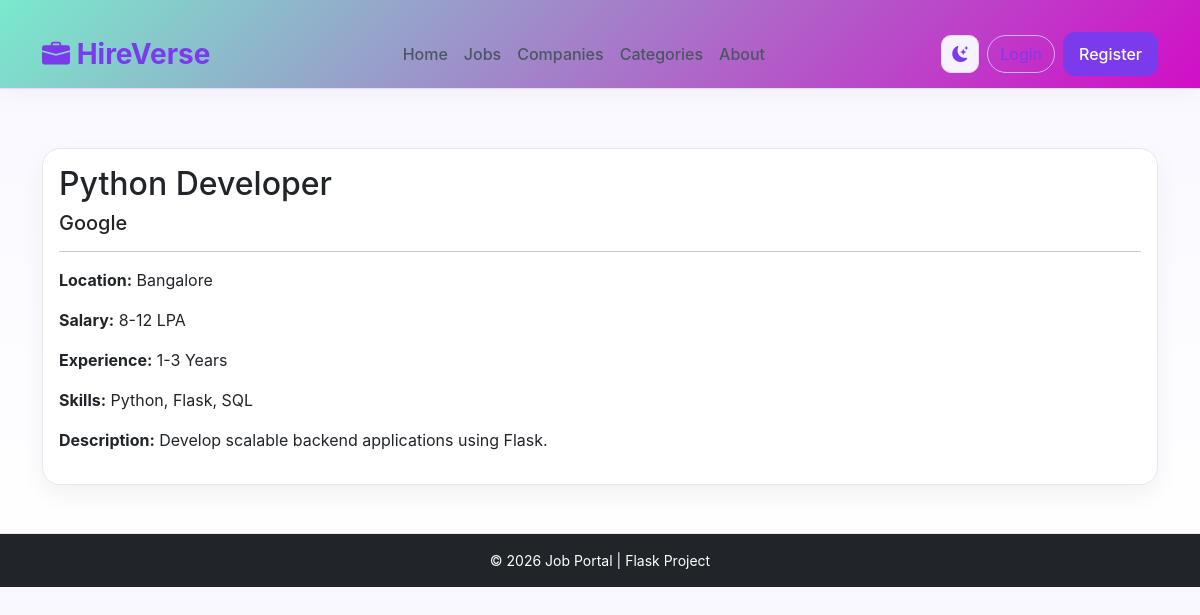
Screenshot of /jobs/1 with the database file from the repository.
### models.py (models this page shows)
class Job(db.Model):
    __tablename__ = "jobs"
    id = db.Column(
        db.Integer,
        primary_key=True
    )
    company_name = db.Column(
        db.String(100)
    )
    title = db.Column(
        db.String(100)
    )
    location = db.Column(
        db.String(100)
    )
    experience = db.Column(
        db.String(50)
    )
    salary = db.Column(
        db.String(50)
    )
    skills = db.Column(
        db.Text
    )
    description = db.Column(
        db.Text
    )
    status = db.Column(
        db.String(20),
        default="Active"
    )
    posted_date = db.Column(
        db.DateTime,
        default=datetime.utcnow
    )
    employer_id = db.Column(
        db.Integer,
        db.ForeignKey("users.id")
    )

### jobs/routes.py (the view)
@jobs_bp.route("/<int:id>")
def job_details(id):
    job = Job.query.get_or_404(id)
    return render_template(
        "jobs/job_details.html",
        job=job
    )

### templates/jobs/job_details.html (shortened to what this page needs)
{% extends 'base.html' %}
{% block content %}
<div class="card shadow">
<div class="card-body">
    <h2>
        {{ job.title }}
    </h2>
    <h5>
        {{ job.company_name }}
    </h5>
    <hr>
    <p>
        <strong>Location:</strong>
        {{ job.location }}
    </p>
    <p>
        <strong>Salary:</strong>
        {{ job.salary }}
    </p>
    <p>
        <strong>Experience:</strong>
        {{ job.experience }}
    </p>
    <p>
        <strong>Skills:</strong>
        {{ job.skills }}
    </p>
    <p>
        <strong>Description:</strong>
        {{ job.description }}
    </p>
</div>
</div>
{% endblock %}

### static/css/style.css (style rules this page uses)
* { margin: 0; padding: 0; box-sizing: border-box; }
body { font-family: "Inter", sans-serif; background: linear-gradient(180deg, #6ce443, #dc45bd); color: #5188d5; padding-top: 80px; }
body { font-family: "Inter", sans-serif; background: linear-gradient(180deg, #f9f7ff, #ffffff); color: #1f2937; padding-top: 80px; }

### static/css/dashboard.css (style rules this page uses)
body { background: linear-gradient(180deg, #f9f7ff, #ffffff); }
.card { border-radius: 18px; border: 1px solid #e5e7eb; }
.card.shadow, .card.shadow-lg { box-shadow: 0 10px 25px rgba(0,0,0,0.05) !important; }

### rows the page displays
Job: title "Python Developer", company_name "Google", location "Bangalore", salary "8-12 LPA", experience "1-3 Years", skills "Python, Flask, SQL", description "Develop scalable backend applications using Flask."
